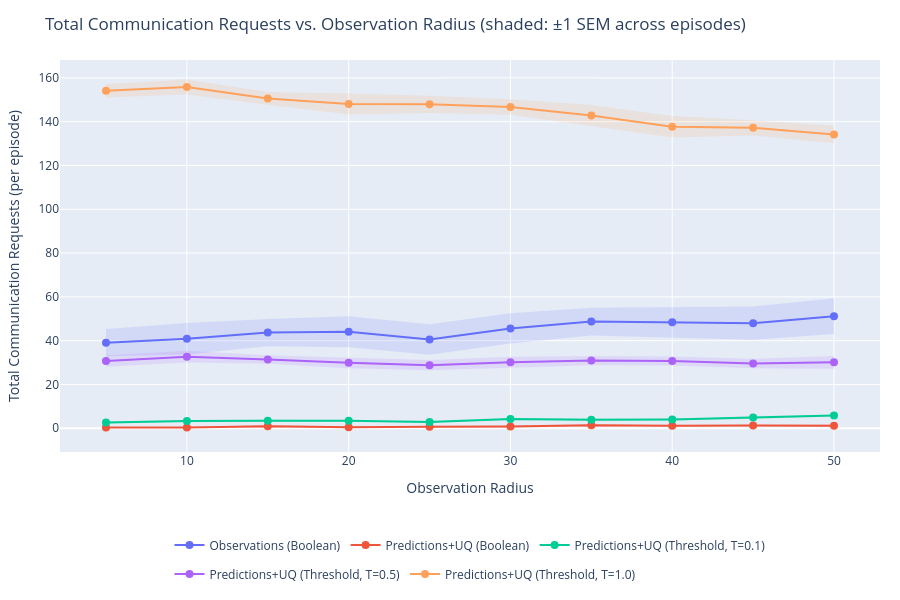

Source (notebook cell):
### Markdown cell above
### Communication Rate vs. Observation Radius

### Code cell
fig = go.Figure()
for series in series_order:
    color = series_colors[series]
    s = summary[series]
    xs = np.array(s['obs_radius'])
    ys = np.array(s['requests_mean'])
    es = np.array(s['requests_sem'])

    fig.add_trace(go.Scatter(
        x=np.concatenate([xs, xs[::-1]]),
        y=np.concatenate([ys + es, (ys - es)[::-1]]),
        fill='toself',
        fillcolor=_hex_to_rgba(color, alpha=0.15),
        line=dict(color='rgba(255,255,255,0)'),
        legendgroup=series, showlegend=False, hoverinfo='skip',
    ))
    fig.add_trace(go.Scatter(
        x=xs, y=ys, mode='lines+markers',
        name=series, line=dict(color=color), marker=dict(color=color, size=8),
        legendgroup=series,
        hovertemplate=f"{series}<br>obs_radius=%{{x:.1f}}<br>requests=%{{y:.1f}}<extra></extra>",
    ))

fig.update_layout(
    title="Total Communication Requests vs. Observation Radius (shaded: ±1 SEM across episodes)",
    xaxis_title="Observation Radius",
    yaxis_title="Total Communication Requests (per episode)",
    height=600, width=900, hovermode='closest', autosize=True,
    margin=dict(l=60, r=20, t=60, b=120),
    legend=dict(orientation='h', yanchor='top', y=-0.2, xanchor='center', x=0.5),
)
fig.show()

### Figure 1 — Plotly figure (JSON) as saved in the notebook; plotly's stock layout.template omitted (floating-point values rounded to 4 significant figures)
{"data": [{"fill": "toself", "fillcolor": "rgba(99,110,250,0.15)", "hoverinfo": "skip", "legendgroup": "Observations (Boolean)", "line": {"color": "rgba(255,255,255,0)"}, "showlegend": false, "type": "scatter", "x": [5.0, 10.0, 15.0, 20.0, 25.0, 30.0, 35.0, 40.0, 45.0, 50.0, 50.0, 45.0, 40.0, 35.0, 30.0, 25.0, 20.0, 15.0, 10.0, 5.0], "y": [45.37, 48.07, 49.93, 51.16, 47.48, 52.54, 55.09, 55.38, 55.61, 59.34, 43.06, 40.39, 41.42, 42.31, 38.66, 33.52, 37.04, 37.47, 33.73, 32.83]}, {"hovertemplate": "Observations (Boolean)<br>obs_radius=%{x:.1f}<br>requests=%{y:.1f}<extra></extra>", "legendgroup": "Observations (Boolean)", "line": {"color": "#636EFA"}, "marker": {"color": "#636EFA", "size": 8}, "mode": "lines+markers", "name": "Observations (Boolean)", "type": "scatter", "x": [5.0, 10.0, 15.0, 20.0, 25.0, 30.0, 35.0, 40.0, 45.0, 50.0], "y": [39.1, 40.9, 43.7, 44.1, 40.5, 45.6, 48.7, 48.4, 48.0, 51.2]}, {"fill": "toself", "fillcolor": "rgba(239,85,59,0.15)", "hoverinfo": "skip", "legendgroup": "Predictions+UQ (Boolean)", "line": {"color": "rgba(255,255,255,0)"}, "showlegend": false, "type": "scatter", "x": [5.0, 10.0, 15.0, 20.0, 25.0, 30.0, 35.0, 40.0, 45.0, 50.0, 50.0, 45.0, 40.0, 35.0, 30.0, 25.0, 20.0, 15.0, 10.0, 5.0], "y": [0.6211, 0.6211, 1.505, 0.9014, 1.0, 1.216, 1.962, 1.533, 1.773, 1.793, 0.6075, 0.8274, 0.6667, 0.8383, 0.3837, 0.4, 0.09861, 0.2954, 0.1789, 0.1789]}, {"hovertemplate": "Predictions+UQ (Boolean)<br>obs_radius=%{x:.1f}<br>requests=%{y:.1f}<extra></extra>", "legendgroup": "Predictions+UQ (Boolean)", "line": {"color": "#EF553B"}, "marker": {"color": "#EF553B", "size": 8}, "mode": "lines+markers", "name": "Predictions+UQ (Boolean)", "type": "scatter", "x": [5.0, 10.0, 15.0, 20.0, 25.0, 30.0, 35.0, 40.0, 45.0, 50.0], "y": [0.4, 0.4, 0.9, 0.5, 0.7, 0.8, 1.4, 1.1, 1.3, 1.2]}, {"fill": "toself", "fillcolor": "rgba(0,204,150,0.15)", "hoverinfo": "skip", "legendgroup": "Predictions+UQ (Threshold, T=0.1)", "line": {"color": "rgba(255,255,255,0)"}, "showlegend": false, "type": "scatter", "x": [5.0, 10.0, 15.0, 20.0, 25.0, 30.0, 35.0, 40.0, 45.0, 50.0, 50.0, 45.0, 40.0, 35.0, 30.0, 25.0, 20.0, 15.0, 10.0, 5.0], "y": [3.121, 3.796, 3.981, 3.852, 3.404, 4.712, 4.467, 4.447, 5.606, 6.216, 5.384, 4.194, 3.553, 3.333, 3.688, 2.396, 2.948, 2.819, 2.804, 2.079]}, {"hovertemplate": "Predictions+UQ (Threshold, T=0.1)<br>obs_radius=%{x:.1f}<br>requests=%{y:.1f}<extra></extra>", "legendgroup": "Predictions+UQ (Threshold, T=0.1)", "line": {"color": "#00CC96"}, "marker": {"color": "#00CC96", "size": 8}, "mode": "lines+markers", "name": "Predictions+UQ (Threshold, T=0.1)", "type": "scatter", "x": [5.0, 10.0, 15.0, 20.0, 25.0, 30.0, 35.0, 40.0, 45.0, 50.0], "y": [2.6, 3.3, 3.4, 3.4, 2.9, 4.2, 3.9, 4.0, 4.9, 5.8]}, {"fill": "toself", "fillcolor": "rgba(171,99,250,0.15)", "hoverinfo": "skip", "legendgroup": "Predictions+UQ (Threshold, T=0.5)", "line": {"color": "rgba(255,255,255,0)"}, "showlegend": false, "type": "scatter", "x": [5.0, 10.0, 15.0, 20.0, 25.0, 30.0, 35.0, 40.0, 45.0, 50.0, 50.0, 45.0, 40.0, 35.0, 30.0, 25.0, 20.0, 15.0, 10.0, 5.0], "y": [33.32, 35.36, 33.36, 32.39, 31.13, 32.67, 32.97, 32.76, 31.76, 33.02, 27.18, 27.44, 28.64, 28.83, 27.53, 26.47, 27.41, 29.44, 30.04, 28.08]}, {"hovertemplate": "Predictions+UQ (Threshold, T=0.5)<br>obs_radius=%{x:.1f}<br>requests=%{y:.1f}<extra></extra>", "legendgroup": "Predictions+UQ (Threshold, T=0.5)", "line": {"color": "#AB63FA"}, "marker": {"color": "#AB63FA", "size": 8}, "mode": "lines+markers", "name": "Predictions+UQ (Threshold, T=0.5)", "type": "scatter", "x": [5.0, 10.0, 15.0, 20.0, 25.0, 30.0, 35.0, 40.0, 45.0, 50.0], "y": [30.7, 32.7, 31.4, 29.9, 28.8, 30.1, 30.9, 30.7, 29.6, 30.1]}, {"fill": "toself", "fillcolor": "rgba(255,161,90,0.15)", "hoverinfo": "skip", "legendgroup": "Predictions+UQ (Threshold, T=1.0)", "line": {"color": "rgba(255,255,255,0)"}, "showlegend": false, "type": "scatter", "x": [5.0, 10.0, 15.0, 20.0, 25.0, 30.0, 35.0, 40.0, 45.0, 50.0, 50.0, 45.0, 40.0, 35.0, 30.0, 25.0, 20.0, 15.0, 10.0, 5.0], "y": [157.2, 159.2, 153.5, 152.9, 151.8, 150.2, 147.6, 142.6, 140.7, 138.3, 130.1, 133.7, 132.8, 138.0, 143.2, 144.0, 143.3, 147.7, 152.4, 151.0]}, {"hovertemplate": "Predictions+UQ (Threshold, T=1.0)<br>obs_radius=%{x:.1f}<br>requests=%{y:.1f}<extra></extra>", "legendgroup": "Predictions+UQ (Threshold, T=1.0)", "line": {"color": "#FFA15A"}, "marker": {"color": "#FFA15A", "size": 8}, "mode": "lines+markers", "name": "Predictions+UQ (Threshold, T=1.0)", "type": "scatter", "x": [5.0, 10.0, 15.0, 20.0, 25.0, 30.0, 35.0, 40.0, 45.0, 50.0], "y": [154.1, 155.8, 150.6, 148.1, 147.9, 146.7, 142.8, 137.7, 137.2, 134.2]}], "layout": {"autosize": true, "height": 600, "hovermode": "closest", "legend": {"orientation": "h", "x": 0.5, "xanchor": "center", "y": -0.2, "yanchor": "top"}, "margin": {"b": 120, "l": 60, "r": 20, "t": 60}, "title": {"text": "Total Communication Requests vs. Observation Radius (shaded: ±1 SEM across episodes)"}, "width": 900, "xaxis": {"title": {"text": "Observation Radius"}}, "yaxis": {"title": {"text": "Total Communication Requests (per episode)"}}}}
